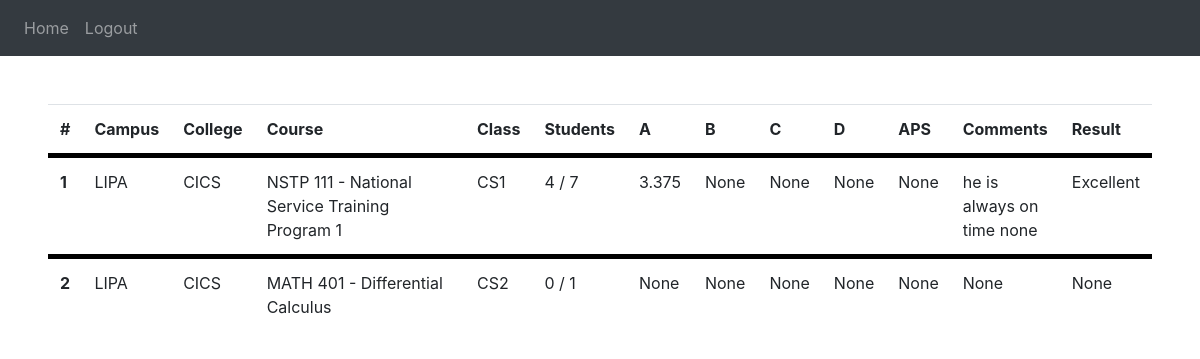
The page /showRec on the database as committed earlier.
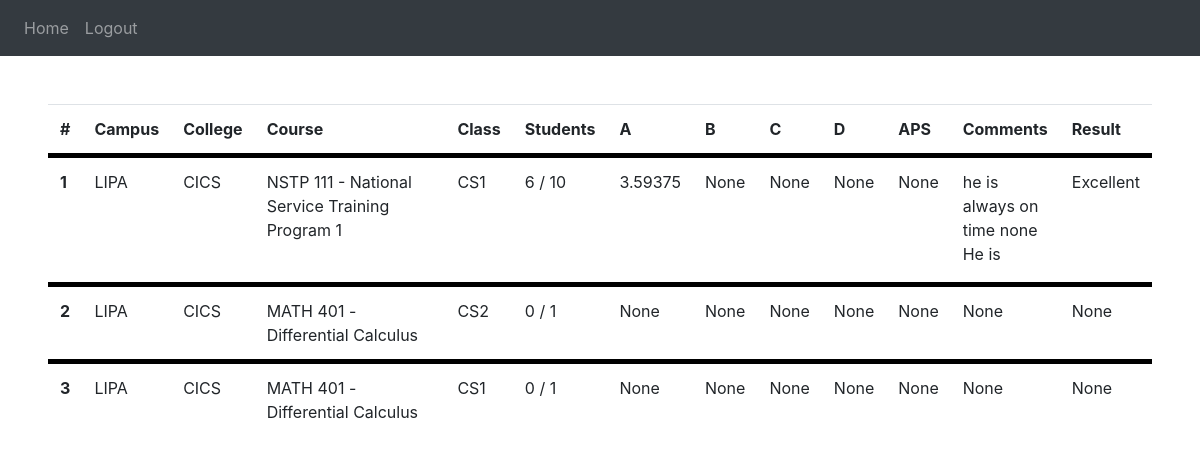
The same page on the database as committed later.
### website/models.py (models this page shows)
class Result(db.Model):
  id = db.Column(db.Integer, primary_key=True)
  facultyName = db.Column(db.String(255))
  campus = db.Column(db.String(255))
  college = db.Column(db.String(255))
  course = db.Column(db.String(255))
  facultyClass = db.Column(db.String(255))
  studentsAnswered = db.Column(db.String(255))
  catA = db.Column(db.Float)
  catB = db.Column(db.Float)
  catC = db.Column(db.Float)
  catD = db.Column(db.Float)
  APS = db.Column(db.Float)
  senAnalysis = db.Column(db.Integer)
  comments = db.Column(db.String(255))
  result = db.Column(db.String(255))

### website/views.py (the view)
@views.route('/showRec')
def showRec():
    records = Result.query.all()
    return render_template("showRec.html",records=records)

### website/templates/showRec.html
{% extends "base.html" %} {% block title %}Result{% endblock %}
{% block content%}
  <table class="table">
    <thead>
      <tr>
        <th>#</th>
        <th style="width: 1%;">Campus</th>
        <th style="width: 1%;">College</th>
        <th style="width: 100%;">Course</th>
        <th style="width: 1%;">Class</th>
        <th style="width: 100%;">Students</th>
        <th style="width: 1%;">A</th>
        <th style="width: 1%;">B</th>
        <th style="width: 1%;">C</th>
        <th style="width: 1%;">D</th>
        <th style="width: 1%;">APS</th>
        <th style="width: 100%;">Comments</th>
        <th>Result</th>
      </tr>
    </thead>
    <tbody>
      {% for rec in records %}
      <tr style="border-top: solid black 5px ;">
        <th scope="row">
          {{ rec.id }}
        </th>
        <td>
          {{ rec.campus }}
        </td>
        <td>
          {{ rec.college }}
        </td>
        <td>
          {{ rec.course }}
        </td>
        <td>
          {{ rec.facultyClass }}
        </td>
        <td>
          {{ rec.studentsAnswered }}
        </td>
        <td>
          {{ rec.catA }}
        </td>
        <td>
          {{ rec.catB }}
        </td>
        <td>
          {{ rec.catC }}
        </td>
        <td>
          {{ rec.catD }}
        </td>
        <td>
          {{ rec.APS }}
        </td>
        <td>
          <div style="max-height: 100px; overflow-x: hidden; overflow-y: auto;">
            {{ rec.comments }}
          </div>
        </td>
        <td>
          {{ rec.result }}
        </td>
      </tr>
    {% endfor %}
    </tbody>
  </table>
{% endblock %}

### website/templates/base.html (shortened to what this page needs)
<!DOCTYPE html>
<html>
  <head>
    <link
      rel="stylesheet"
      href="https://stackpath.bootstrapcdn.com/bootstrap/4.4.1/css/bootstrap.min.css"
    />
    <link
      rel="stylesheet"
      href="https://stackpath.bootstrapcdn.com/font-awesome/4.7.0/css/font-awesome.min.css"
    />
  </head>
  <body>
    <nav class="navbar navbar-expand-lg navbar-dark bg-dark">
      <div class="collapse navbar-collapse" id="navbar">
        <div class="navbar-nav">
          {% if session['status'] == 'out' %}
          <a class="nav-item nav-link" id="home" href="/">Home</a>
          {% elif session['status'] == 'addSubs' %}
            <a class="nav-item nav-link" id="addSubs" href="/addSubs">Home</a>
          {% else %}
            {% if session['position'] == 'student' %}
            <a class="nav-item nav-link" id="chooseProf" href="/chooseProf">Home</a>
            {% else %}
            <a class="nav-item nav-link" id="showRec" href="/showRec">Home</a>
            {% endif %}
            <a class="nav-item nav-link" id="logout" href="/logout">Logout</a>
          {% endif %}
        </div>
      </div>
    </nav>
    <div class="m-5">{% block content %} {% endblock %}</div>
  </body>
</html>

Rows that differ between the two databases and show on the page:
changed Result "NSTP 111 - National Service Training Program 1": studentsAnswered "4 / 7" → "6 / 10"; catA "3.375" → "3.59375"; comments "he is always on time none" → "he is always on time none He is…"
added Result: id "3", campus "LIPA", college "CICS", course "MATH 401 - Differential Calculus", facultyClass "CS1", studentsAnswered "0 / 1", catA "None", catB "None", catC "None", catD "None", APS "None", comments "None", result "None"
